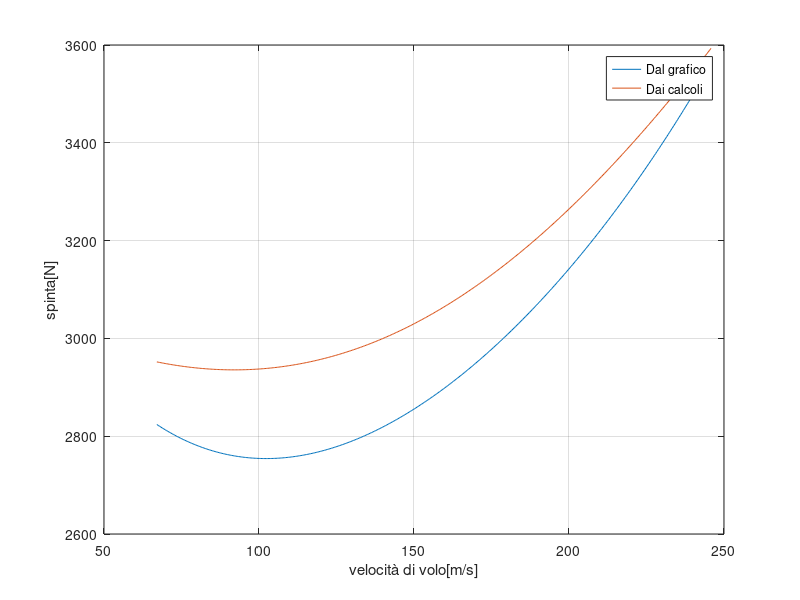

This chart was generated by the following MATLAB code:
clear
close all
clc

%% dati BMW003-A-2

% vettore delle spinte prese dal grafico ogni 50mph
thr= [635; 620; 620; 630; 650; 670; 710; 750; 800];
vel = 150:50:550;         
vv = linspace(150, 550, 401);
p4 = polyfit(vel, thr, 4);
p_val4 = polyval(p4, vv);
thr = thr.*0.4536.*9.81;
thr = thr';

% area di ingresso
D_in = 17; % assumiamo diametro più piccolo perchè motore più piccolo rispetto allo Jumo004 (vedi foto)
D_in = D_in*2.54/100;
A_in = pi*D_in^2/4;

% diffusore
pi_d=0.97;

% compressore
beta_c=3.09;
eta_c_tot=0.74;
eta_c=0.78;
eta_c_m=eta_c_tot/eta_c;

% burner
eta_b=0.95;
pi_b=0.95;
deltaH=43.961*10^6;
T3_t = 1026.95; %T in camera di combustione

%turbina
eta_t_t = 0.78;
eta_t_m=0.95;
eta_t = eta_t_t/eta_t_m;

%ugello
eta_n=0.97;

% area di efflusso
A_e = 0.1020; %si considera costante oltre 8000m


%% dati quota 30000ft

%aria
gamma_a=1.4;
R_a = 287;
cp_a=1004;

%gas combusti
gamma_gc=1.33;
R_gc=286.6;
cp_gc=1155;

%quota
z = 9144;
p_amb0 = 101325;
T_amb0 = 288.15;
rho_amb0 = 1.225;
a=0.0065;
g = 9.81;
T0=T_amb0-a*z;
P0=p_amb0*(1-(a*z)/T_amb0).^(g/(R_a*a));
rho0=P0/(R_a*T0);


%% risoluzione ciclo termodinamico

% inizializzazione vettori
THRUST = [];
m_a = [];
v_in = [];
v_e = [];
M_e = [];
m_norm = [];
f = [];
eta_p = [];
eta_ter = [];
eta_glob = [];
TSFC = [];
I_sp = [];
M_in = [];
A0 = [];
v_comp = [];

% ciclo per ogni velocità 
v_volo = 150:50:550; 
for i = 1:length(v_volo)
v_vol = v_volo(i).*1.609/3.6;
a_volo = sqrt(gamma_a*R_a*T0);
M_volo = v_vol./a_volo;
T0_t = T0.*(1+(gamma_a-1)./2.*M_volo.^2);
P0_t = P0.*(1+(gamma_a-1)./2.*M_volo.^2).^(gamma_a/(gamma_a-1));
rho0_t = rho0.*(1+(gamma_a-1)./2.*M_volo.^2).^(1/(gamma_a-1));

%% 0--->1: diffusore
P1_t = pi_d.*P0_t;
T1_t = T0_t;

%% 1--->2: compressore
P2_t = beta_c.*P1_t;
T2_ad = T1_t.*beta_c.^((gamma_a-1)/gamma_a);
T2_t = T1_t + (T2_ad-T1_t)./eta_c;

%% 2--->3: burner
P3_t = pi_b.*P2_t;
ff=(cp_a.*T2_t-cp_gc.*T3_t)./(cp_gc.*T3_t-eta_b.*deltaH);
f = [f,ff];

%% 3--->4: turbina
T4_t=T3_t-(cp_a.*(T2_t-T1_t))./(eta_c_m.*eta_t_m.*(1+ff).*cp_gc);
T4_ad=T3_t+(T4_t-T3_t)./eta_t;
P4_t=P3_t.*(T3_t./T4_ad).^(gamma_gc/(1-gamma_gc));
T5_t=T4_t;

%% 4--->5: ugello
% ipotesi OE
P5_st=P0;
T5_st_i=T4_t.*(P4_t./P5_st).^((1-gamma_gc)/gamma_gc);
T5_st=T4_t-eta_n.*(T4_t-T5_st_i);
a_e=sqrt(gamma_gc.*R_gc.*T5_st);
v_ee=sqrt(2*cp_gc.*(T5_t-T5_st));
M_ee=v_ee./a_e;
rho_e=P5_st./(R_gc.*T5_st);
m_tot = rho_e.*A_e.*v_ee; %aria già spillata 
m_a_a = (m_tot./(1+ff))/0.98; %considero il 2% di spillamento di portata dal compressore
m_f = ff.*m_a_a;
TH= m_tot.*v_ee - m_a_a.*v_vol;

% sottoespansione
if (M_ee > 1)
    M_ee = 1;
    T5_st = T4_t.*(2./(gamma_gc+1));
    T5_st_i = T4_t + (T5_st-T4_t)./eta_n;
    P5_st = P4_t.*(T5_st_i./T4_t).^(gamma_gc/(gamma_gc-1));
    v_ee = sqrt(2.*cp_gc.*(T4_t-T5_st));
    a_e = sqrt(gamma_gc.*R_gc.*T5_st);
    M_ee = v_ee./a_e; %check
    rho_e=P5_st./(R_gc.*T5_st);
    m_tot = rho_e.*A_e.*v_ee;
    m_a_a = (m_tot./(1+ff))/0.98; %considero il 2% di spillamento di portata dal compressore
    m_f = ff.*m_a_a;
    m_norm_ = m_a_a./(A_e.*P4_t).*sqrt(R_gc.*T4_t);
    m_norm = [m_norm,m_norm_];
    TH= m_tot.*v_ee - m_a_a.*v_vol + A_e.*(P5_st-P0);
end

THRUST = [THRUST, TH];
v_e = [v_e,v_ee];
M_e = [M_e,M_ee];
m_a = [m_a, m_a_a];

%% tubo di flusso di cattura (considerando flusso adiabatico isoentropico)
A0_ = m_a_a./(rho0.*v_vol);
A0 = [A0,A0_];
a0 = sqrt(gamma_a*R_a*T0);
M0 = v_vol./a0;

P1_tt = P0_t;
T1_tt = T0_t;

v0 = v_vol;
fun = @(v1) log(A_in/A0_) + log(v1/v0) + ...
            cp_a/(gamma_a*R_a)*log((gamma_a*R_a*T1_tt ...
            -gamma_a*R_a*v1^2/(2*cp_a))/(gamma_a*R_a*T1_tt- ...
            gamma_a*R_a*v0^2/(2*cp_a)));
v_guess = 100;
v1 = fzero(fun, v_guess);
T1 = T1_tt - v1^2/(2*cp_a);
a1 = sqrt(gamma_a*R_a*T1);
M1 = v1/a1;
P1 = P1_tt/(1+(gamma_a-1)/2*M1^2)^(gamma_a/(gamma_a-1));
rho1 = P1/(R_a*T1);

v_in = [v_in,v1];
M_in = [M_in,M1];

%% presa d'aria
Pt_presa = pi_d.*P1_tt;
Tt_presa = T1_tt;
M2 = 0.3; %assunto
P2 = Pt_presa./(1+(gamma_a-1)/2.*M2.^2).^(gamma_a/(gamma_a-1));
T2 = Tt_presa./(1+(gamma_a-1)/2.*M2.^2);
a2 = sqrt(gamma_a*R_a.*T2);
v2 = M2.*a2;
v_comp = [v_comp,v2];

%% Prestazioni
P_p = TH.*v_vol;
P_dis = 1/2.*m_tot.*(v_ee-v_vol).^2;
P_av = m_f.*deltaH;
eta_p_ = P_p./(P_p+P_dis);
eta_ter_ = (P_p+P_dis)./P_av;
eta_glob_ = eta_p_.*eta_ter_;
tsfc = m_f./TH.*3600;
I_sp_ = TH./m_a_a;

eta_p = [eta_p,eta_p_];
eta_ter = [eta_ter,eta_ter_];
eta_glob = [eta_glob,eta_glob_];
TSFC = [TSFC, tsfc];
I_sp = [I_sp,I_sp_];
end

THRUST
thr

%% calcolo errore percentuale
err = [];
for i=1:length(thr)
    err(i) = abs(THRUST(i)-thr(i))/thr(i)*100;
end
err

%% grafici
vel2 = vel.*1.609./3.6;
vv_ms = vv.*1.609./3.6;
p_val_N = p_val4.*0.4536.*9.81;
p4_th = polyfit(vel2,THRUST,4);
p_val_th = polyval(p4_th,vv_ms);
figure
plot(vv_ms,p_val_N)
xlabel('velocità di volo[m/s]')
ylabel('spinta[N]')
hold on 
grid on
plot(vv_ms,p_val_th)
legend('Dal grafico','Dai calcoli')
